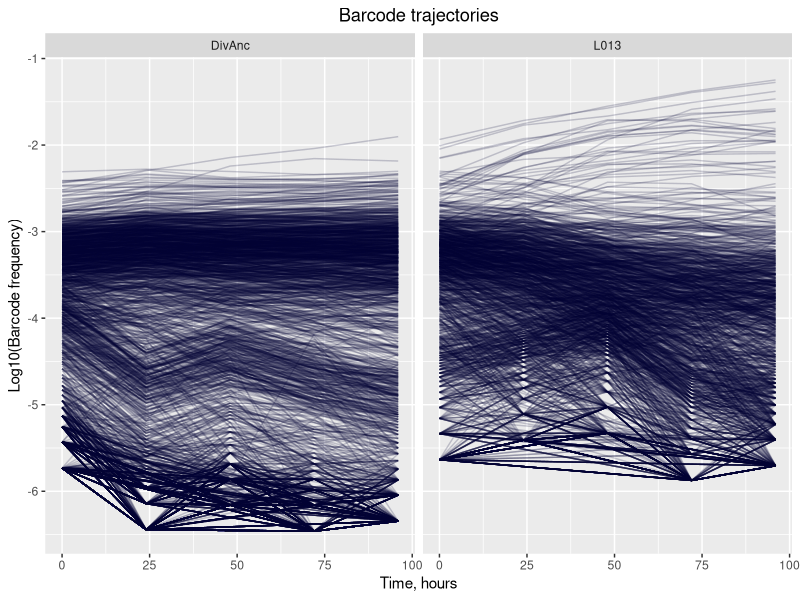
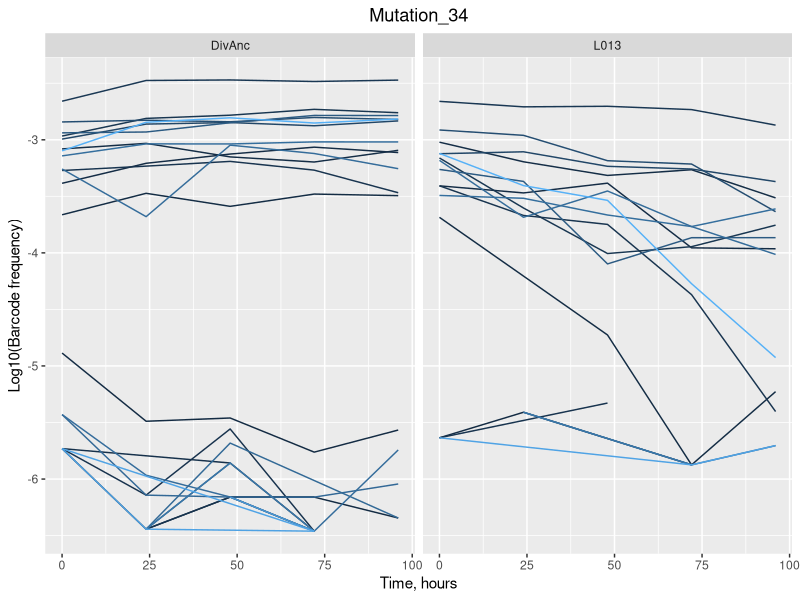
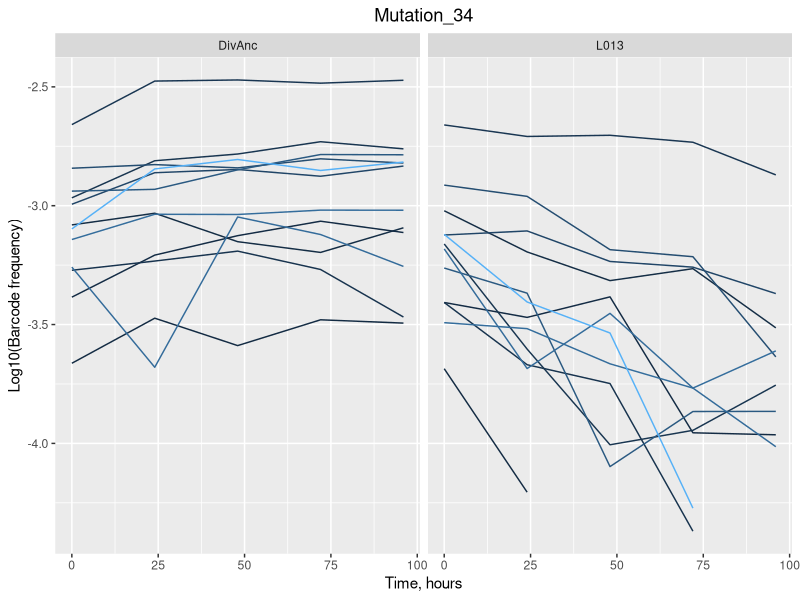
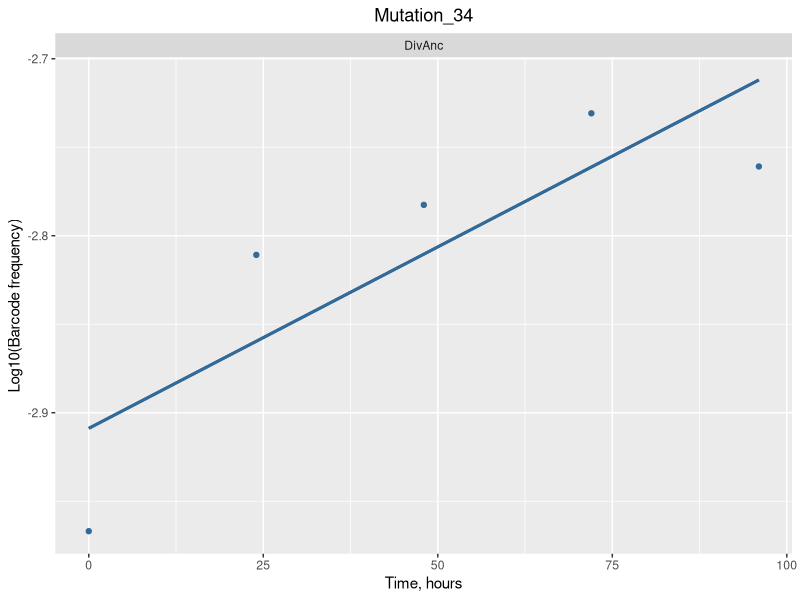

Write the R code that produced these figures, in order. (Note: this script raises an error after producing the figures.)
## ---- chunk 1
knitr::opts_chunk$set(echo = TRUE)
## ---- chunk 2
#install.packages("tidyverse")
## ---- chunk 3
library(tidyverse)
## ---- chunk 4
exp_data <- read.csv("Experimental_results.csv")
head(exp_data)
## ---- chunk 5
exp_data <- select(exp_data, -X)
head(exp_data)
## ---- chunk 6
practice <- select(exp_data, Mut_ID, Strain, Environment)
head(practice)
## ---- chunk 7
exp_rearranged <- gather(exp_data, Generation, Frequency, H_0:H_96)
table_for_graph <- separate(exp_rearranged, Generation, into=c("H", "Time"))
table_for_graph <- select(table_for_graph, -H)
table_cleaned <- na.omit(table_for_graph)
table_cleaned$Time <- as.numeric(table_cleaned$Time)
head(table_cleaned)
## ---- chunk 8
ggplot(table_cleaned)+geom_line(aes(x=Time, y=Frequency, group=BC_ID), alpha=0.2,colour="#000033")+facet_grid(.~Strain)+ggtitle("Barcode trajectories")+theme(plot.title = element_text(hjust = 0.5))+xlab("Time, hours")+ylab("Log10(Barcode frequency)")
## ---- chunk 9
mut34 <-filter(table_cleaned, table_cleaned$Mut_ID=="34")

ggplot(mut34,aes(Time, Frequency, group=BC_ID, color=BC_ID))+geom_line()+theme(legend.position="none")+facet_grid(.~Strain)+ggtitle("Mutation_34")+xlab("Time, hours") + ylab("Log10(Barcode frequency)")+theme(plot.title = element_text(hjust = 0.5))
## ---- chunk 10
mut34_f <- filter(mut34, mut34$Frequency>=log(0.01))

ggplot(mut34_f,aes(Time, Frequency, group=BC_ID, color=BC_ID))+geom_line()+theme(legend.position="none")+facet_grid(.~Strain)+ggtitle("Mutation_34")+xlab("Time, hours") + ylab("Log10(Barcode frequency)")+theme(plot.title = element_text(hjust = 0.5))
## ---- chunk 11
BC_25361 <- filter(mut34_f, mut34_f$BC_ID=="25361", mut34_f$Strain=="DivAnc")

BC_25361_plot <- ggplot(BC_25361,aes(Time, Frequency, group=BC_ID, color=BC_ID))+geom_point()+theme(legend.position="none")+facet_grid(.~Strain)+geom_smooth(se=FALSE, method = "lm")+ggtitle("Mutation_34")+xlab("Time, hours") + ylab("Log10(Barcode frequency)")+theme(plot.title = element_text(hjust = 0.5))
## ---- chunk 12
BC_25361_smooth <- BC_25361_plot+geom_smooth(se = FALSE, method = "lm")
BC_25361_smooth
## ---- chunk 13
regression_model<-lm(Frequency~Time, BC_25361)
summary_data <- summary(regression_model)
summary_data
## ---- chunk 14
# The information we are interested in is the value of Slopeand Intercept of this line:
# Let's try to access them:

# Time
Time<-summary_data$coefficients[2]
Time
## ---- chunk 15
# Intercept:
Intercept<-summary_data$coefficients[1]
Intercept
## ---- chunk 16
# Lets create the file:
data_header=matrix(data = NA,nrow = 1,ncol = 7)
        data_header[1]="Mut_ID"
        data_header[2]="BC_ID"
        data_header[3]="Strain"
        data_header[4]="Slope"
        data_header[5]="Intercept"
        data_header[6]="R^2"
write.table(data_header,"~/Desktop/temp/bimm_143_github/Aleena_Lecture/practice_output.csv",append = FALSE, sep = ",",eol="\n",dec=".",row.names = FALSE,col.names = FALSE)
## ---- chunk 17
for (mut in unique(table_cleaned$Mut_ID)) {
    mut_data=filter(table_cleaned,table_cleaned$Mut_ID==paste(mut))
    #now we have all data for each mutation separately
    for (bc in unique (mut_data$BC_ID)) {
      #now we filtered data for each barcode within 1 mutation
      bc_mut_data=filter(mut_data,mut_data$BC_ID==paste(bc))
      for (strain in unique (bc_mut_data$Strain)) {
        str_bc_mut_data=filter(bc_mut_data,bc_mut_data$Strain==paste(strain))
        #only considering combinations with 3 or more data points - anything less is statistically insignificant
        if (nrow(str_bc_mut_data)>2){
          regression_model=lm(Frequency~Time,str_bc_mut_data)
          summary_data=summary(regression_model)
          #now write to the output file! Prepare the data array first
          data_output=matrix(data = NA,nrow = 1,ncol = 6)
          data_output[1]=mut
          data_output[2]=bc
          data_output[3]=strain
          #slope
          data_output[4]=summary_data$coefficients[2]
          #intercept
          data_output[5]=summary_data$coefficients[1]
          #r-squared
          data_output[6]=summary_data$r.squared
          #time to write
          write.table(data_output,"~/Desktop/temp/bimm_143_github/Aleena_Lecture/practice_output.csv",append = TRUE, sep = ",",eol="\n",dec=".",row.names = FALSE,col.names = FALSE)
      }
    }
  }
 }
